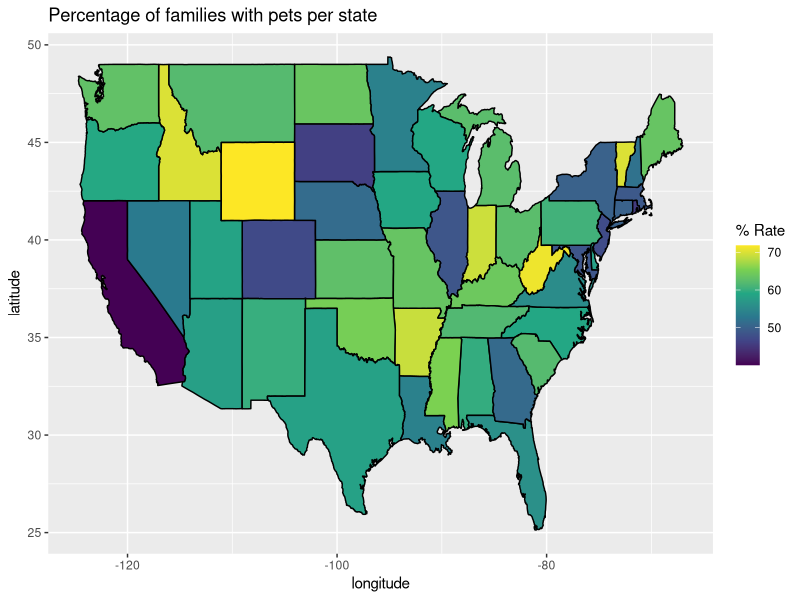
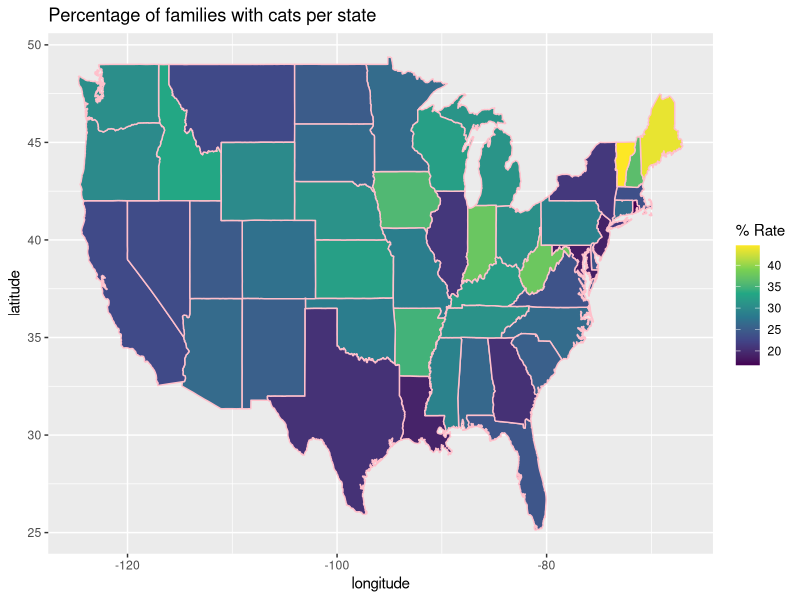
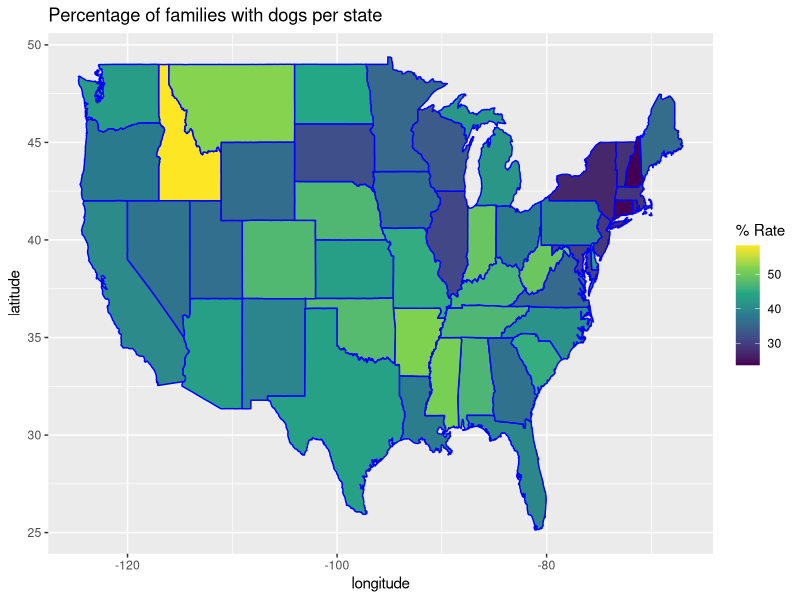

Generate these figures, in order, with R:
## ---- chunk 1
knitr::opts_chunk$set(echo = TRUE)
## ---- chunk 2
library(here)
library(ggplot2)
library(dplyr)
library(maps)
## ---- chunk 3
catOwnership <- read.csv(here("Data", "CatOwnershipRate2016.csv"))
                          
dogOwnership <- read.csv(here("Data", "DogOwnershipRate2016.csv"))
                          
petOwnership <- read.csv(here("Data", "PetOwnershipRate.csv"))

state_map <- map_data("state")



head(catOwnership)
head(dogOwnership)
head(petOwnership)
head(state_map)


## ---- chunk 4

colnames(state_map) <- c("long", "lat", "group", "order", "region", "subregion")

head(state_map)


colnames(catOwnership) <- c("cat_ranking", "region", "cat_rate")
head(catOwnership)


colnames(dogOwnership) <- c("dog_ranking", "region", "dog_rate")
head(dogOwnership)


colnames(petOwnership) <- c("pet_ranking", "region", "pet_rate")
head(petOwnership)


## ---- chunk 5
catOwnership$region <- tolower(catOwnership$region)
head(catOwnership)

dogOwnership$region <- tolower(dogOwnership$region)
head(dogOwnership)

petOwnership$region <- tolower(petOwnership$region)
head(petOwnership)
## ---- chunk 6
state_map <- left_join(state_map, catOwnership, by = "region")

state_map <- left_join(state_map, dogOwnership, by = "region")

state_map <- left_join(state_map, petOwnership, by = "region")

head(state_map)

## ---- chunk 7
discr_graph1 <- ggplot(state_map, aes(x = long, y = lat, group = group)) + geom_polygon(aes(fill = pet_rate), color = "black") + scale_fill_viridis_c() + labs(x = "longitude", y = "latitude", title = "Percentage of families with pets per state", fill = "% Rate")


discr_graph1
## ---- chunk 8
discr_graph1 <- ggplot(state_map, aes(x = long, y = lat, group = group)) + geom_polygon(aes(fill = cat_rate), color = "pink") + scale_fill_viridis_c() + labs(x = "longitude", y = "latitude", title = "Percentage of families with cats per state", fill = "% Rate")



discr_graph1
## ---- chunk 9
discr_graph1 <- ggplot(state_map, aes(x = long, y = lat, group = group)) + geom_polygon(aes(fill = dog_rate), color = "blue") + scale_fill_viridis_c() + labs(x = "longitude", y = "latitude", title = "Percentage of families with dogs per state", fill = "% Rate")



discr_graph1

show(state_map)
## ---- chunk 10
sorted <- arrange(state_map,dog_ranking)

sorted
  
  
